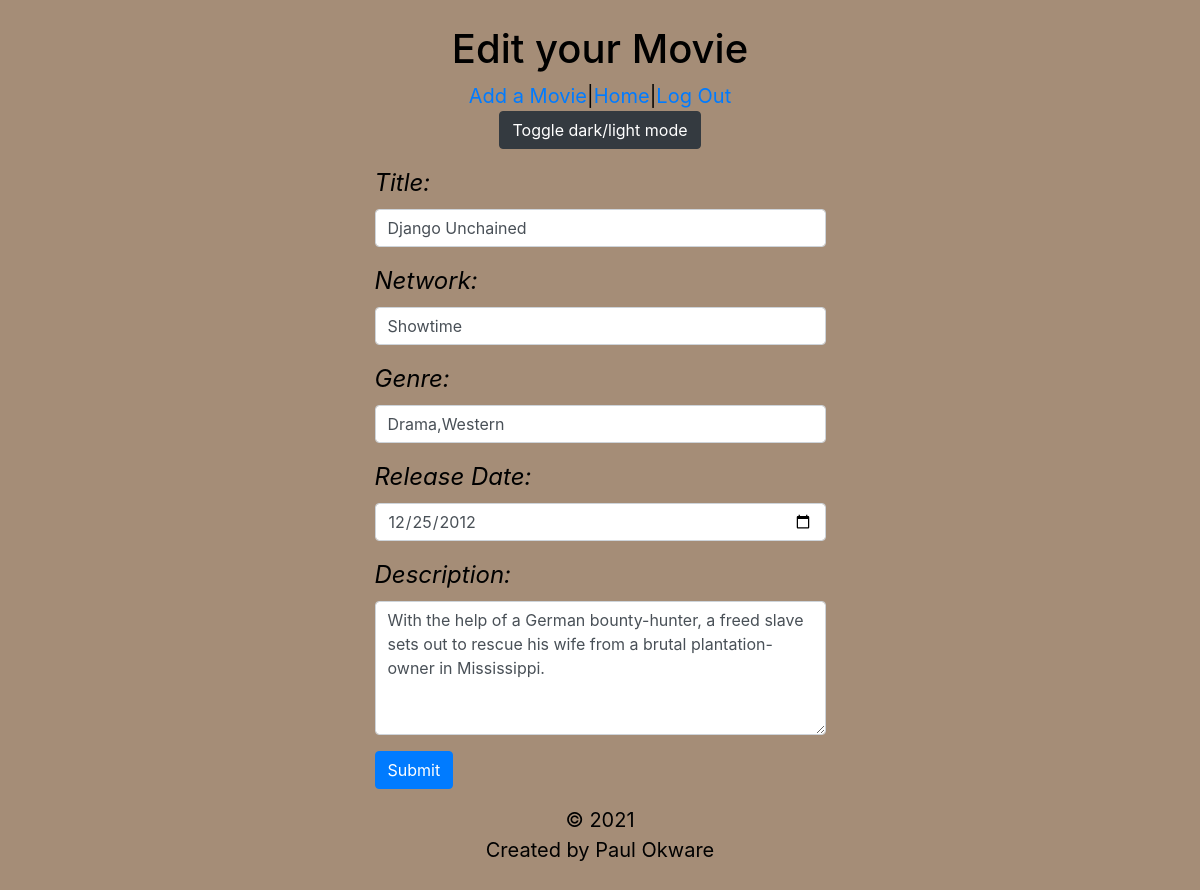
The app's page /dashboard/5/edit with its own data.
### soloProjectApp/models.py (models this page shows)
class Movie(models.Model):
    title = models.CharField(max_length=255)
    network = models.CharField(max_length=45)
    description = models.TextField(max_length=255)
    genre = models.CharField(max_length=45)
    release_date = models.DateTimeField()
    uploaded_by = models.ForeignKey(User,related_name ='movies_uploaded',on_delete=models.CASCADE)
    user_likes = models.ManyToManyField(User, related_name='liked_movies')
    created_at = models.DateTimeField(auto_now_add=True)
    updated_at = models.DateTimeField(auto_now=True)
    objects = MovieManager()

### soloProjectApp/views.py (the view)
# urls.py: path('dashboard/<int:movie_id>/edit',views.edit),
def edit(request, movie_id):
    one_movie = Movie.objects.get(id=movie_id)
    context = {
        'movie': one_movie
    }
    return render(request, 'editMovie.html',context)

### soloProjectApp/templates/editMovie.html (shortened to what this page needs)
<!DOCTYPE html>
<html lang="en">
<head>
    <link rel="stylesheet" href="https://cdn.jsdelivr.net/npm/bootstrap@4.6.0/dist/css/bootstrap.min.css">
    {% load static %}
    <link rel="stylesheet" href="{% static 'css/styles.css' %}">
</head>
<body>
    <header>
        <h1>Edit your Movie</h1>
        <nav>
        <a href="/new">Add a Movie</a>|<a href="/dashboard">Home</a>|<a href="/logout">Log Out</a>
        </nav>
        <button type="button" class="btn btn-dark" onclick="myFunction()">Toggle dark/light mode</button>
    </header>
    <div class="main">
        <form action="/dashboard/{{movie.id}}/update" method="POST">
            <div class="form-group">
                <label for="title">Title:</label>
                <input type="text" name="title" id="title" class="form-control" value="{{ movie.title}}" required>
            </div>
            <div class="form-group">
                <label for="network">Network:</label>
                <input type="text" name="network" id="network" class="form-control" value="{{ movie.network}}"required>
            </div>
            <div class= "form-group">
                <label for="genre">Genre:</label>
                <input type="text" name="genre" id="genre" class="form-control" value="{{movie.genre}}" required>
            </div>
            <div class="form-group">
                <label for="release_date">Release Date:</label>
                <input type="date" name="release_date" id="release_date" class="form-control" value="{{ movie.release_date|date:'Y-m-d'}}"required>
            </div>
            <div class="form-group">
                <label for="description">Description:</label>
                <textarea name="description" id="description" cols="40" rows="5" class="form-control"value="{{ movie.description}}"required>{{ movie.description}}</textarea>
            </div>
            <button class="btn btn-primary">Submit</button>
        </form>
    </div>
</body>
<footer>
    &copy; <span id="year">2021</span>
    <p>Created by Paul Okware</p>
</footer>
</html>

### soloProjectApp/static/css/styles.css (style rules this page uses)
body { padding: 25px; background-color: #a58d77; color: black; font-size: 20px; }
.main { display: flex; flex-direction: column; justify-content: space-evenly; align-items: center; padding: 1rem; }
header { text-align: center; }
footer { text-align: center; }
label { font-style: italic ; font-size: x-large; }

### records on screen
Movie: title "Django Unchained", network "Showtime", genre "Drama,Western", release_date "12/25/2012", description "With the help of a German bounty-hunter, a freed slave sets out to rescue his wife from a brutal plantation-owner in Mississippi."
